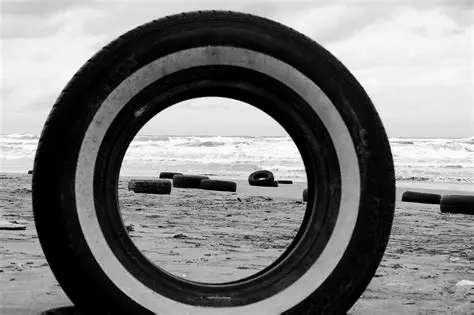
#> input picture classical_cv/source/circle.webp, 474 x 315 px
$ jupyter execute --allow-errors feat_extract_match.ipynb   (older library calls are emulated)
#> lines starting #> are read from the running program, lines starting #| are printed output that depends on the picture; after the words box and inside, x2 and y2 are one past the last pixel; in counts of white or black regions, pixels touching at a corner belong together
[cell 1]
import cv2
import matplotlib.pyplot as plt
import numpy as np

[cell 2]
checkerboard = cv2.imread(r"../source/img_5.jpg")
#> (the rest of this cell did not finish here and is left out)

[cell 3]
def compute_derivatives(img):
    # Using sobel filter

    Ix = cv2.Sobel(img, cv2.CV_64F, 1, 0, ksize= 1)
    Iy = cv2.Sobel(img, cv2.CV_64F, 0, 1, ksize= 1)
    return Ix, Iy
#> (the rest of this cell did not finish here and is left out)

[cell 4]
fig, ax = plt.subplots(1, 2)

ax[0].set_title('$I_x$', fontsize = 20)
ax[0].set_axis_off()
ax[1].set_axis_off()
#> (the rest of this cell did not finish here and is left out)

[cell 5]
def harris(Ix, Iy, window_size=3, k=0.04):

    Ixx = Ix * Ix
    Iyy = Iy * Iy
    Ixy = Ix * Iy

    kernel = np.ones((window_size, window_size))

    Sxx = cv2.filter2D(Ixx, -1, kernel)
    Syy = cv2.filter2D(Iyy, -1, kernel)
    Sxy = cv2.filter2D(Ixy, -1, kernel)

    det = (Sxx * Syy) - (Sxy ** 2)
    trace = Sxx + Syy

    R = det - k * (trace ** 2)

    return R

#> (a cell that did not finish here is left out)

[cell 7]
def corner_detections(harris_matrix,radius, thresh):
  rows, cols = harris_matrix.shape
  window_size = radius*2 + 1
  kernel = np.ones((window_size, window_size))

  iterations = window_size**2
  dilated = cv2.dilate(harris_matrix,kernel, iterations)
  bordermask = np.zeros_like(harris_matrix)
  bordermask[radius:-radius, radius:-radius] = 1
  maxima = np.logical_and(np.logical_and(harris_matrix == dilated, harris_matrix > thresh), bordermask)
  detections = np.where(maxima)

  return detections


def draw_detections(img, detections, cross_halfsize = 3):

  image = img.copy()
  rows, cols = detections


  for row, col in zip(rows, cols):
    start_point = (col, row - cross_halfsize)
    end_point = (col, row + cross_halfsize)
    color = (1, 0, 0)
    thickness = 1
    img = cv2.line(image, start_point, end_point, color, thickness)
    start_point = (col - cross_halfsize, row)
    end_point = (col + cross_halfsize, row)
    img = cv2.line(image, start_point, end_point, color, thickness)


  plt.imshow(img)

#> (a cell that did not finish here is left out)

[cell 9]
img = cv2.imread(r"../source/circle.webp")
#> img is the input picture: shape (315, 474, 3); mean B, G, R 126.8, 126.8, 126.8
img = cv2.cvtColor(img, cv2.COLOR_BGR2RGB)/255
plt.imshow(img)

[cell 10]
img = cv2.imread(r"../source/circle.webp")
img = cv2.cvtColor(img, cv2.COLOR_BGR2RGB)/255
img_modified = cv2.GaussianBlur(img,(3,3),1)
Ix, Iy = compute_derivatives(img_modified[:,:,0])
#> in compute_derivatives, `Ix = cv2.Sobel(img, cv2.CV_64F, 1, 0, ksize= 1)`:
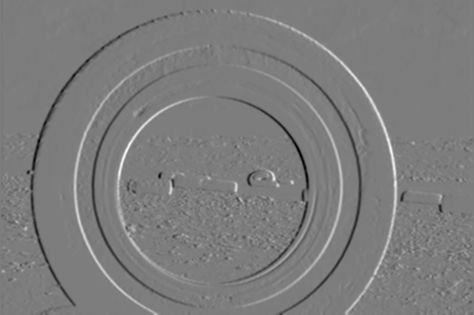
#> Ix: shape (315, 474) float64; min -0.653, max 0.676, mean -0.000205; drawn with min black and max white
#> in compute_derivatives, `Iy = cv2.Sobel(img, cv2.CV_64F, 0, 1, ksize= 1)`:
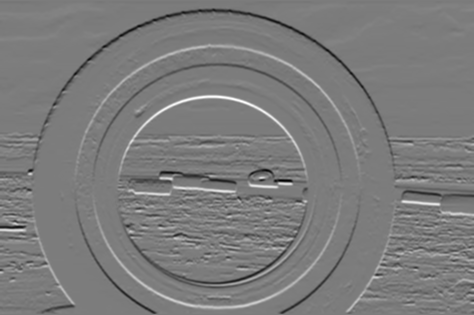
#> Iy: shape (315, 474) float64; min -0.641, max 0.671, mean -0.00303; drawn with min black and max white
corners = harris(Ix, Iy, 3)
#> in harris, `Ixy = Ix * Iy`:
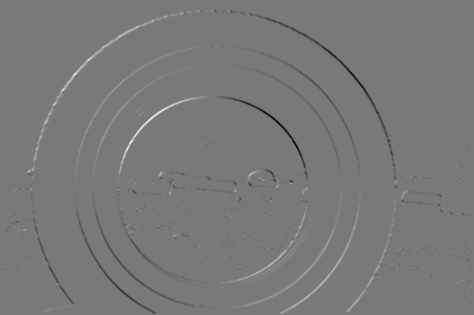
#> Ixy: shape (315, 474) float64; min -0.265, max 0.292, mean -0.000134; drawn with min black and max white
#> in harris, `Sxx = cv2.filter2D(Ixx, -1, kernel)`:
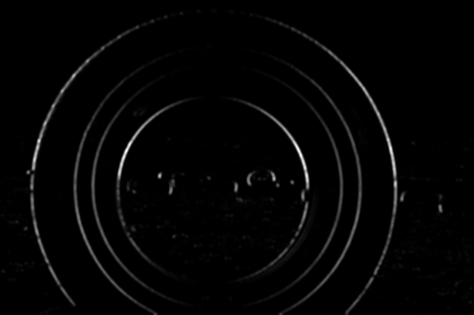
#> Sxx: shape (315, 474) float64; min 0, max 2.54, mean 0.0471; drawn with min black and max white
#> in harris, `Syy = cv2.filter2D(Iyy, -1, kernel)`:
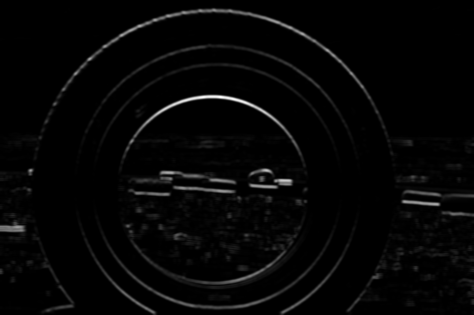
#> Syy: shape (315, 474) float64; min 0, max 2.66, mean 0.0632; drawn with min black and max white
#> in harris, `trace = Sxx + Syy`:
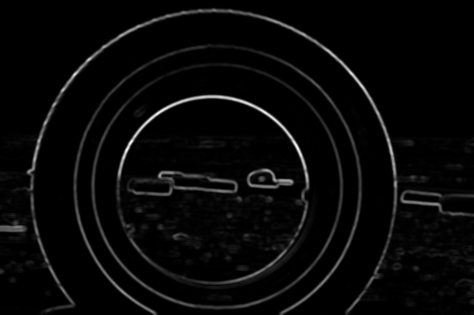
#> trace: shape (315, 474) float64; min 0, max 3.28, mean 0.11; drawn with min black and max white
#> in harris, `R = det - k * (trace ** 2)`:
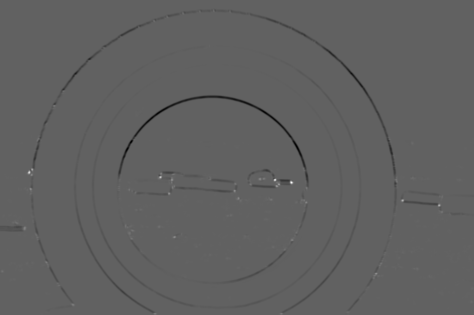
#> R: shape (315, 474) float64; min -0.408, max 0.656, mean -0.00327; drawn with min black and max white
detections = corner_detections(corners,1, 0.01)
#> in corner_detections, `dilated = cv2.dilate(harris_matrix,kernel, iterations)`:
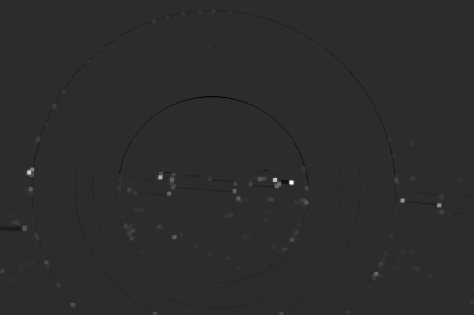
#> dilated: shape (315, 474) float64; min -0.137, max 0.656, mean 0.000796; drawn with min black and max white
#> in corner_detections, `maxima = np.logical_and(np.logical_and(harris_matrix == dilated, harri..`:
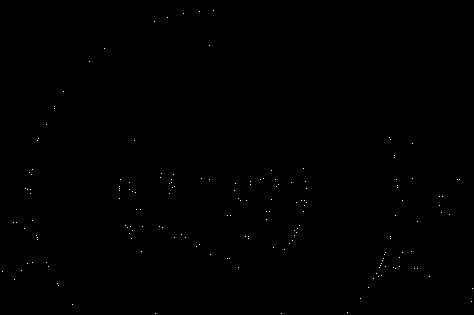
#> maxima: shape (315, 474) bool; 0.11% white in thin lines or dots
#> in corner_detections, `detections = np.where(maxima)`: detections = 170 positions, rows 10 to 313, columns 2 to 472
#> detections = 170 positions, rows 10 to 313, columns 2 to 472
draw_detections(img, detections)
#> in draw_detections, `rows, cols = detections`: rows = 170 values from 10 to 313; cols = 170 values, max 472 at index 163, min 2 at index 153, mean 233.3
#> the loop in draw_detections, `for row, col in zip(rows, cols):` made 170 passes
#> (row, col) on passes 1 to 3: (10, 213), (11, 199), (13, 183)
#> after the loop in draw_detections, `for row, col in zip(rows, cols):`:
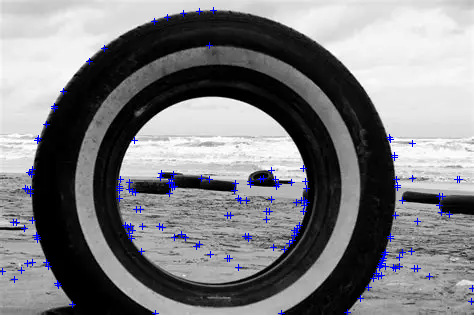
#> image: shape (315, 474, 3) float64; mean B, G, R 0.505, 0.491, 0.491

$ run again, with classical_cv/source/checker_board_small.png saved as classical_cv/source/circle.webp
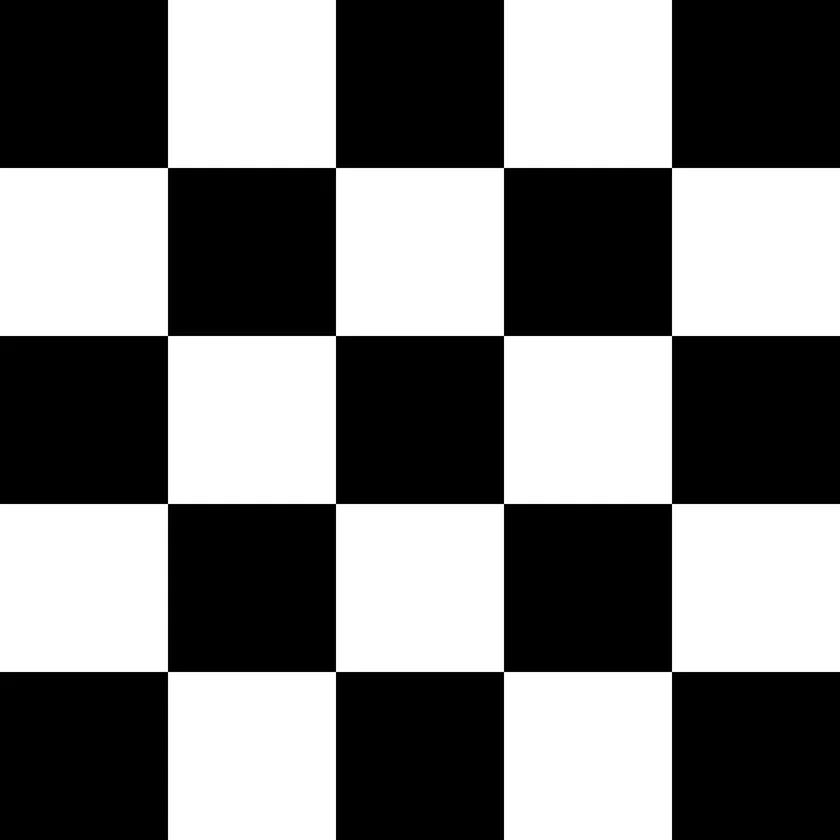
#> input picture classical_cv/source/checker_board_small.png, 840 x 840 px, shrunk from 2000 x 2000 before the run
#> img is the input picture: shape (840, 840, 3); mean B, G, R 122.4, 122.4, 122.4
#> in harris, `R = det - k * (trace ** 2)`:
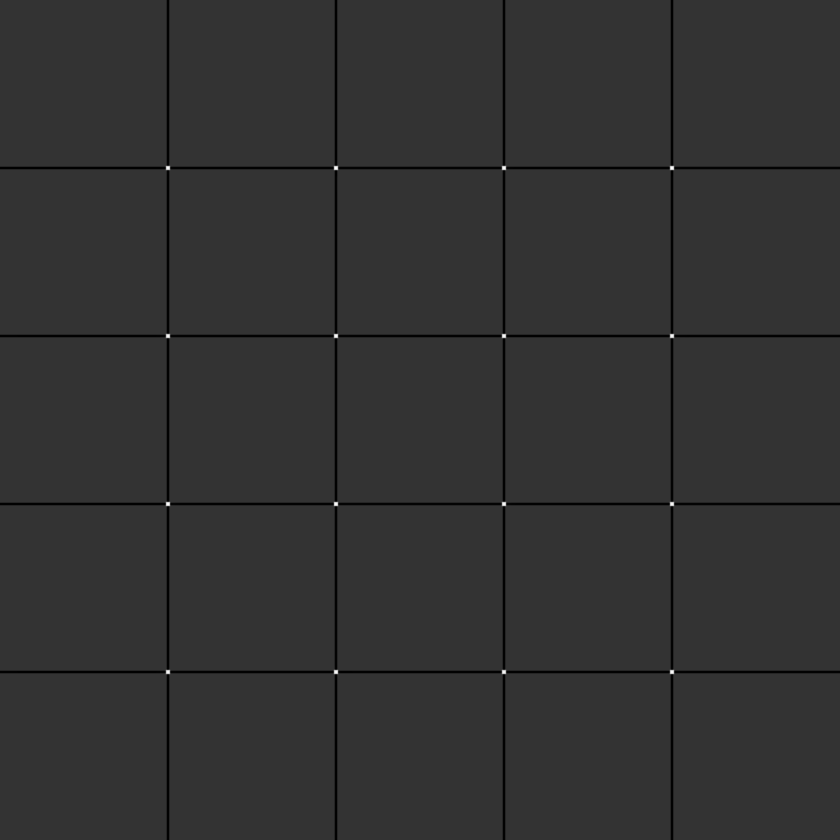
#> R: shape (840, 840) float64; min -0.415, max 1.63, mean -0.00896; drawn with min black and max white
#> maxima: shape (840, 840) bool; 0% white in thin lines or dots, all inside (x1, y1, x2, y2) = (167, 167, 673, 673)
#> in corner_detections, `detections = np.where(maxima)`: detections = 16 positions, rows 167 to 672, columns 167 to 672
#> in draw_detections, `rows, cols = detections`: rows = [167, 167, 168, 168, 335, 335, 336, 336, 504, 504, 504, 504, 672, 672, 672, 672]; cols = [167, 504, 335, 671, 336, 672, 168, 504, 167, 335, 504, 672, 168, 336, 503, 672]
#> the loop in draw_detections, `for row, col in zip(rows, cols):` made 16 passes
#> (row, col) on passes 1 to 8: (167, 167), (167, 504), (168, 335), (168, 671), (335, 336), (335, 672), (336, 168), (336, 504)
